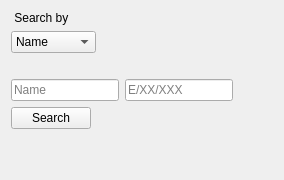
     <widget class="QWidget" name="SearchStudent">
      <attribute name="title">
       <string>Search Student</string>
      </attribute>
      <layout class="QGridLayout" name="gridLayout_2">
       <item row="0" column="0">
        <layout class="QVBoxLayout" name="verticalLayout_8">
         <item>
          <layout class="QVBoxLayout" name="verticalLayout_7">
           <item>
            <widget class="QLabel" name="label_3">
             <property name="maximumSize">
              <size>
               <width>16777215</width>
               <height>20</height>
              </size>
             </property>
             <property name="text">
              <string> Search by</string>
             </property>
            </widget>
           </item>
           <item>
            <layout class="QHBoxLayout" name="horizontalLayout_20">
             <item>
              <widget class="QComboBox" name="searchType">
               <property name="maximumSize">
                <size>
                 <width>16777215</width>
                 <height>25</height>
                </size>
               </property>
               <item>
                <property name="text">
                 <string>Name</string>
                </property>
               </item>
               <item>
                <property name="text">
                 <string>E Number</string>
                </property>
               </item>
              </widget>
             </item>
             <item>
              <spacer name="horizontalSpacer_14">
               <property name="orientation">
                <enum>Qt::Horizontal</enum>
               </property>
               <property name="sizeHint" stdset="0">
                <size>
                 <width>40</width>
                 <height>20</height>
                </size>
               </property>
              </spacer>
             </item>
            </layout>
           </item>
          </layout>
         </item>
         <item>
          <layout class="QHBoxLayout" name="horizontalLayout_19">
           <item>
            <layout class="QVBoxLayout" name="verticalLayout_6">
             <item>
              <widget class="QLabel" name="seachTextType">
               <property name="maximumSize">
                <size>
                 <width>16777215</width>
                 <height>20</height>
                </size>
               </property>
               <property name="text">
                <string/>
               </property>
              </widget>
             </item>
             <item>
              <layout class="QHBoxLayout" name="horizontalLayout_18">
               <item>
                <widget class="QLineEdit" name="searchByName">
                 <property name="maximumSize">
                  <size>
                   <width>16777215</width>
                   <height>25</height>
                  </size>
                 </property>
                 <property name="placeholderText">
                  <string>Name</string>
                 </property>
                </widget>
               </item>
               <item>
                <widget class="QLineEdit" name="searchByENum">
                 <property name="maximumSize">
                  <size>
                   <width>16777215</width>
                   <height>25</height>
                  </size>
                 </property>
                 <property name="placeholderText">
                  <string>E/XX/XXX</string>
                 </property>
                </widget>
               </item>
              </layout>
             </item>
            </layout>
           </item>
           <item>
            <spacer name="horizontalSpacer_12">
             <property name="orientation">
              <enum>Qt::Horizontal</enum>
             </property>
             <property name="sizeHint" stdset="0">
              <size>
               <width>40</width>
               <height>20</height>
              </size>
             </property>
            </spacer>
           </item>
          </layout>
         </item>
         <item>
          <layout class="QHBoxLayout" name="horizontalLayout_17">
           <property name="sizeConstraint">
            <enum>QLayout::SetDefaultConstraint</enum>
           </property>
           <item>
            <widget class="QPushButton" name="search">
             <property name="maximumSize">
              <size>
               <width>16777215</width>
               <height>25</height>
              </size>
             </property>
             <property name="text">
              <string>Search</string>
             </property>
            </widget>
           </item>
           <item>
            <spacer name="horizontalSpacer_13">
             <property name="orientation">
              <enum>Qt::Horizontal</enum>
             </property>
             <property name="sizeHint" stdset="0">
              <size>
               <width>40</width>
               <height>20</height>
              </size>
             </property>
            </spacer>
           </item>
          </layout>
         </item>
         <item>
          <widget class="QLabel" name="detailsLabel">
           <property name="text">
            <string/>
           </property>
          </widget>
         </item>
         <item>
          <widget class="QLabel" name="searchResults">
           <property name="text">
            <string/>
           </property>
          </widget>
         </item>
        </layout>
       </item>
      </layout>
      <zorder></zorder>
     </widget>
